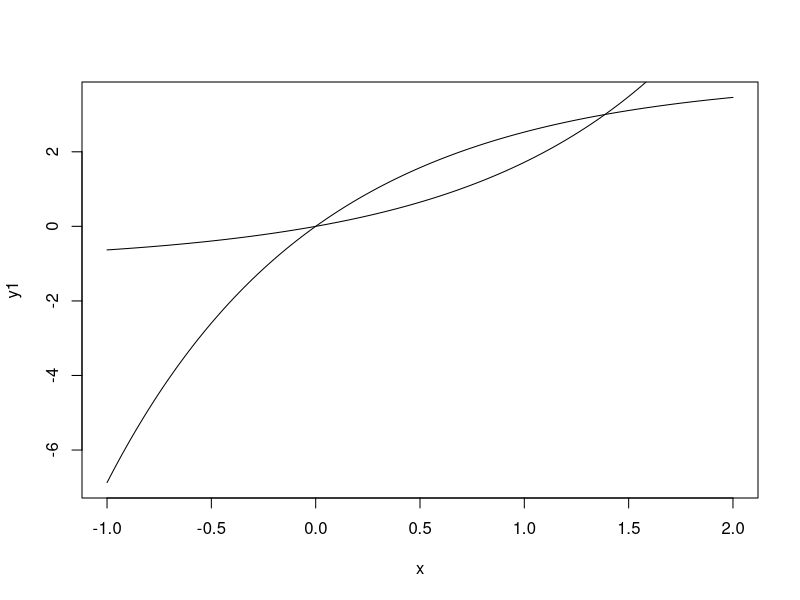

Source code (R):
## ---- chunk 1

    x = seq(-1, 2, length=200)
    y1 = sapply(x, FUN=function(x){4*(1-exp(-x))})
    y2 = sapply(x, FUN=function(x){exp(x)-1})

    plot(x, y1, type='l')
    lines(x, y2)

